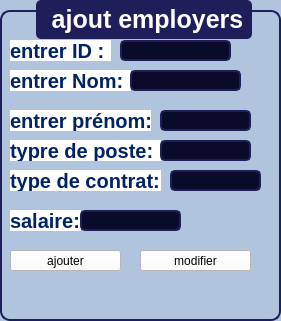
     <widget class="QGroupBox" name="groupBox_30">
      <property name="geometry">
       <rect>
        <x>370</x>
        <y>20</y>
        <width>281</width>
        <height>321</height>
       </rect>
      </property>
      <property name="styleSheet">
       <string notr="true">QGroupBox {
    font-family: &quot;Arial&quot;;
    font-size: 25px;
    font-weight: bold;
    color: #0A0A2A;
    border: 2px solid #1E1E5A;
    border-radius: 10px;
    margin-top: 10px;
    background-color: #B0C4DE;
}

QGroupBox::title {
    subcontrol-origin: margin;
    subcontrol-position: top center;
    padding: 5px;
    background-color: #1E1E5A;
    color: white;
    border-radius: 5px;
}
</string>
      </property>
      <property name="title">
       <string> ajout employers</string>
      </property>
      <widget class="QPushButton" name="pushButton_75">
       <property name="geometry">
        <rect>
         <x>370</x>
         <y>420</y>
         <width>81</width>
         <height>51</height>
        </rect>
       </property>
       <property name="styleSheet">
        <string notr="true">QLineEdit, QDateTimeEdit {
    font-family: &quot;Arial&quot;;
    font-size: 14px;
    color: white;
    background-color: #0A0A2A;
    border: 2px solid #1E1E5A;
    border-radius: 5px;
    padding: 5px;
}

QPushButton {
    font-family: &quot;Arial Black&quot;;
    font-size: 14px;
    color: white;
    background-color: #0A0A2A;
    border: 2px solid #1E1E5A;
    border-radius: 5px;
    padding: 5px;
}

QPushButton:hover {
    background-color: #1E1E5A;
}
</string>
       </property>
       <property name="text">
        <string>modifier</string>
       </property>
       <property name="icon">
        <iconset>
         <normaloff>:/icons/icones/addition.png</normaloff>:/icons/icones/addition.png</iconset>
       </property>
       <property name="iconSize">
        <size>
         <width>20</width>
         <height>20</height>
        </size>
       </property>
      </widget>
      <widget class="QPushButton" name="pushButton_76">
       <property name="geometry">
        <rect>
         <x>120</x>
         <y>40</y>
         <width>111</width>
         <height>21</height>
        </rect>
       </property>
       <property name="styleSheet">
        <string notr="true">QLineEdit, QDateTimeEdit {
    font-family: &quot;Arial&quot;;
    font-size: 14px;
    color: white;
    background-color: #0A0A2A;
    border: 2px solid #1E1E5A;
    border-radius: 5px;
    padding: 5px;
}

QPushButton {
    font-family: &quot;Arial Black&quot;;
    font-size: 14px;
    color: white;
    background-color: #0A0A2A;
    border: 2px solid #1E1E5A;
    border-radius: 5px;
    padding: 5px;
}

QPushButton:hover {
    background-color: #1E1E5A;
}
</string>
       </property>
       <property name="text">
        <string/>
       </property>
       <property name="icon">
        <iconset>
         <normaloff>:/icons/icones/addition.png</normaloff>:/icons/icones/addition.png</iconset>
       </property>
       <property name="iconSize">
        <size>
         <width>20</width>
         <height>20</height>
        </size>
       </property>
      </widget>
      <widget class="QLabel" name="label_133">
       <property name="geometry">
        <rect>
         <x>10</x>
         <y>40</y>
         <width>101</width>
         <height>21</height>
        </rect>
       </property>
       <property name="styleSheet">
        <string notr="true">QLabel {
	background-color: rgb(255, 255, 255);
    font-size: 20px;
    font-weight: bold;
    color: #002366;  /* Bleu foncé */
}</string>
       </property>
       <property name="text">
        <string>entrer ID :</string>
       </property>
      </widget>
      <widget class="QLabel" name="label_135">
       <property name="geometry">
        <rect>
         <x>10</x>
         <y>70</y>
         <width>121</width>
         <height>21</height>
        </rect>
       </property>
       <property name="styleSheet">
        <string notr="true">QLabel {
	background-color: rgb(255, 255, 255);
    font-size: 20px;
    font-weight: bold;
    color: #002366;  /* Bleu foncé */
}</string>
       </property>
       <property name="text">
        <string>entrer Nom: </string>
       </property>
      </widget>
      <widget class="QLabel" name="label_136">
       <property name="geometry">
        <rect>
         <x>10</x>
         <y>110</y>
         <width>141</width>
         <height>21</height>
        </rect>
       </property>
       <property name="styleSheet">
        <string notr="true">QLabel {
	background-color: rgb(255, 255, 255);
    font-size: 20px;
    font-weight: bold;
    color: #002366;  /* Bleu foncé */
}</string>
       </property>
       <property name="text">
        <string>entrer prénom:</string>
       </property>
      </widget>
      <widget class="QLabel" name="label_137">
       <property name="geometry">
        <rect>
         <x>10</x>
         <y>140</y>
         <width>151</width>
         <height>21</height>
        </rect>
       </property>
       <property name="styleSheet">
        <string notr="true">QLabel {
	background-color: rgb(255, 255, 255);
    font-size: 20px;
    font-weight: bold;
    color: #002366;  /* Bleu foncé */
}</string>
       </property>
       <property name="text">
        <string>typre de poste:</string>
       </property>
      </widget>
      <widget class="QLabel" name="label_149">
       <property name="geometry">
        <rect>
         <x>10</x>
         <y>170</y>
         <width>151</width>
         <height>21</height>
        </rect>
       </property>
       <property name="styleSheet">
        <string notr="true">QLabel {
	background-color: rgb(255, 255, 255);
    font-size: 20px;
    font-weight: bold;
    color: #002366;  /* Bleu foncé */
}</string>
       </property>
       <property name="text">
        <string>type de contrat: </string>
       </property>
      </widget>
      <widget class="QLabel" name="label_150">
       <property name="geometry">
        <rect>
         <x>10</x>
         <y>210</y>
         <width>71</width>
         <height>21</height>
        </rect>
       </property>
       <property name="styleSheet">
        <string notr="true">QLabel {
	background-color: rgb(255, 255, 255);
	alternate-background-color: rgb(255, 255, 255);
    font-size: 20px;
    font-weight: bold;
    color: #002366;  /* Bleu foncé */
}</string>
       </property>
       <property name="text">
        <string>salaire:</string>
       </property>
      </widget>
      <widget class="QPushButton" name="pushButton_77">
       <property name="geometry">
        <rect>
         <x>130</x>
         <y>70</y>
         <width>111</width>
         <height>21</height>
        </rect>
       </property>
       <property name="styleSheet">
        <string notr="true">QLineEdit, QDateTimeEdit {
    font-family: &quot;Arial&quot;;
    font-size: 14px;
    color: white;
    background-color: #0A0A2A;
    border: 2px solid #1E1E5A;
    border-radius: 5px;
    padding: 5px;
}

QPushButton {
    font-family: &quot;Arial Black&quot;;
    font-size: 14px;
    color: white;
    background-color: #0A0A2A;
    border: 2px solid #1E1E5A;
    border-radius: 5px;
    padding: 5px;
}

QPushButton:hover {
    background-color: #1E1E5A;
}
</string>
       </property>
       <property name="text">
        <string/>
       </property>
       <property name="icon">
        <iconset>
         <normaloff>:/icons/icones/addition.png</normaloff>:/icons/icones/addition.png</iconset>
       </property>
       <property name="iconSize">
        <size>
         <width>20</width>
         <height>20</height>
        </size>
       </property>
      </widget>
      <widget class="QPushButton" name="pushButton_78">
       <property name="geometry">
        <rect>
         <x>160</x>
         <y>110</y>
         <width>91</width>
         <height>21</height>
        </rect>
       </property>
       <property name="styleSheet">
        <string notr="true">QLineEdit, QDateTimeEdit {
    font-family: &quot;Arial&quot;;
    font-size: 14px;
    color: white;
    background-color: #0A0A2A;
    border: 2px solid #1E1E5A;
    border-radius: 5px;
    padding: 5px;
}

QPushButton {
    font-family: &quot;Arial Black&quot;;
    font-size: 14px;
    color: white;
    background-color: #0A0A2A;
    border: 2px solid #1E1E5A;
    border-radius: 5px;
    padding: 5px;
}

QPushButton:hover {
    background-color: #1E1E5A;
}
</string>
       </property>
       <property name="text">
        <string/>
       </property>
       <property name="icon">
        <iconset>
         <normaloff>:/icons/icones/addition.png</normaloff>:/icons/icones/addition.png</iconset>
       </property>
       <property name="iconSize">
        <size>
         <width>20</width>
         <height>20</height>
        </size>
       </property>
      </widget>
      <widget class="QPushButton" name="pushButton_80">
       <property name="geometry">
        <rect>
         <x>170</x>
         <y>170</y>
         <width>91</width>
         <height>21</height>
        </rect>
       </property>
       <property name="styleSheet">
        <string notr="true">QLineEdit, QDateTimeEdit {
    font-family: &quot;Arial&quot;;
    font-size: 14px;
    color: white;
    background-color: #0A0A2A;
    border: 2px solid #1E1E5A;
    border-radius: 5px;
    padding: 5px;
}

QPushButton {
    font-family: &quot;Arial Black&quot;;
    font-size: 14px;
    color: white;
    background-color: #0A0A2A;
    border: 2px solid #1E1E5A;
    border-radius: 5px;
    padding: 5px;
}

QPushButton:hover {
    background-color: #1E1E5A;
}
</string>
       </property>
       <property name="text">
        <string/>
       </property>
       <property name="icon">
        <iconset>
         <normaloff>:/icons/icones/addition.png</normaloff>:/icons/icones/addition.png</iconset>
       </property>
       <property name="iconSize">
        <size>
         <width>20</width>
         <height>20</height>
        </size>
       </property>
      </widget>
      <widget class="QPushButton" name="pushButton_81">
       <property name="geometry">
        <rect>
         <x>160</x>
         <y>140</y>
         <width>91</width>
         <height>21</height>
        </rect>
       </property>
       <property name="styleSheet">
        <string notr="true">QLineEdit, QDateTimeEdit {
    font-family: &quot;Arial&quot;;
    font-size: 14px;
    color: white;
    background-color: #0A0A2A;
    border: 2px solid #1E1E5A;
    border-radius: 5px;
    padding: 5px;
}

QPushButton {
    font-family: &quot;Arial Black&quot;;
    font-size: 14px;
    color: white;
    background-color: #0A0A2A;
    border: 2px solid #1E1E5A;
    border-radius: 5px;
    padding: 5px;
}

QPushButton:hover {
    background-color: #1E1E5A;
}
</string>
       </property>
       <property name="text">
        <string/>
       </property>
       <property name="icon">
        <iconset>
         <normaloff>:/icons/icones/addition.png</normaloff>:/icons/icones/addition.png</iconset>
       </property>
       <property name="iconSize">
        <size>
         <width>20</width>
         <height>20</height>
        </size>
       </property>
      </widget>
      <widget class="QPushButton" name="pushButton_82">
       <property name="geometry">
        <rect>
         <x>80</x>
         <y>210</y>
         <width>101</width>
         <height>21</height>
        </rect>
       </property>
       <property name="styleSheet">
        <string notr="true">QLineEdit, QDateTimeEdit {
    font-family: &quot;Arial&quot;;
    font-size: 14px;
    color: white;
    background-color: #0A0A2A;
    border: 2px solid #1E1E5A;
    border-radius: 5px;
    padding: 5px;
}

QPushButton {
    font-family: &quot;Arial Black&quot;;
    font-size: 14px;
    color: white;
    background-color: #0A0A2A;
    border: 2px solid #1E1E5A;
    border-radius: 5px;
    padding: 5px;
}

QPushButton:hover {
    background-color: #1E1E5A;
}
</string>
       </property>
       <property name="text">
        <string/>
       </property>
       <property name="icon">
        <iconset>
         <normaloff>:/icons/icones/addition.png</normaloff>:/icons/icones/addition.png</iconset>
       </property>
       <property name="iconSize">
        <size>
         <width>20</width>
         <height>20</height>
        </size>
       </property>
      </widget>
      <widget class="QPushButton" name="search_3">
       <property name="geometry">
        <rect>
         <x>140</x>
         <y>250</y>
         <width>111</width>
         <height>21</height>
        </rect>
       </property>
       <property name="minimumSize">
        <size>
         <width>111</width>
         <height>18</height>
        </size>
       </property>
       <property name="styleSheet">
        <string notr="true">background-color: rgb(255, 255, 255);</string>
       </property>
       <property name="text">
        <string>modifier</string>
       </property>
      </widget>
      <widget class="QPushButton" name="search_2">
       <property name="geometry">
        <rect>
         <x>10</x>
         <y>250</y>
         <width>111</width>
         <height>21</height>
        </rect>
       </property>
       <property name="minimumSize">
        <size>
         <width>111</width>
         <height>18</height>
        </size>
       </property>
       <property name="styleSheet">
        <string notr="true">background-color: rgb(255, 255, 255);</string>
       </property>
       <property name="text">
        <string>ajouter</string>
       </property>
      </widget>
     </widget>
